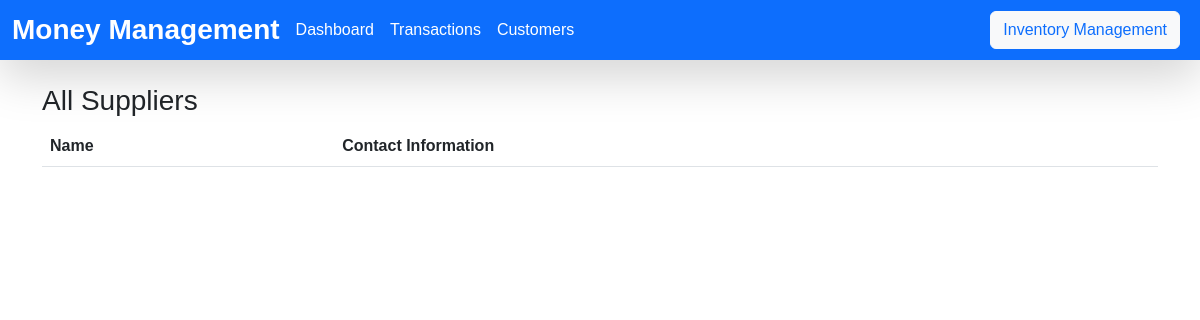
Before: /inventory/suppliers/ with the older database file.
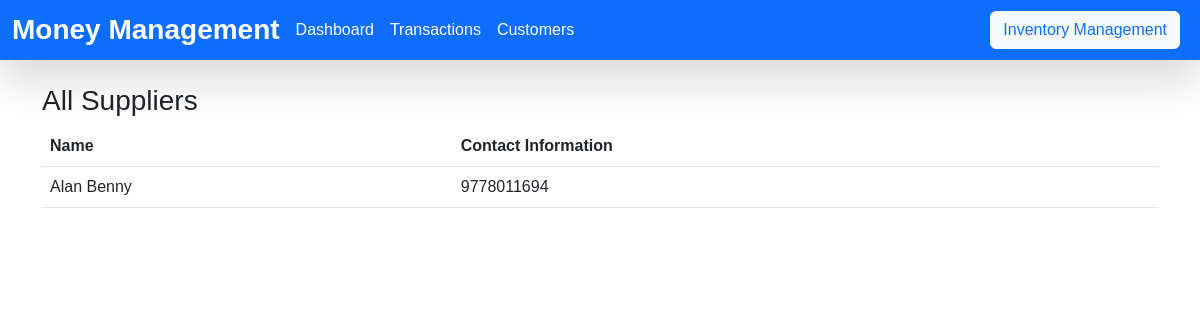
After: the same page with the newer database file.
### core/models.py (models this page shows, shortened)
class Supplier(models.Model):
    name = models.CharField(max_length=255)
    contact_info = models.TextField()

### core/views.py (the view)
# urls.py: path('inventory/suppliers/', views.supplier_list, name='supplier_list'),
def supplier_list(request):
    suppliers = Supplier.objects.all()
    return render(request, 'supplier_list.html', {'suppliers': suppliers})

### templates/supplier_list.html
{% extends 'base.html' %}
{% block content %}
<h3>All Suppliers</h3>
<table class="table table-hover">
    <thead>
        <tr>
            <th>Name</th>
            <th>Contact Information</th>
        </tr>
    </thead>
    <tbody>
        {% for supplier in suppliers %}
        <tr>
            <td>{{ supplier.name }}</td>
            <td>{{ supplier.contact_info }}</td>
        </tr>
        {% endfor %}
    </tbody>
</table>
{% endblock %}

### templates/base.html (shortened to what this page needs)
{% load static %}
<!DOCTYPE html>
<html lang="en">
<head>
    <link href="https://cdn.jsdelivr.net/npm/bootstrap@5.3.0/dist/css/bootstrap.min.css" rel="stylesheet">
    <link rel="stylesheet" href="{% static 'css/styles.css' %}">
</head>
<body>
        <nav class="navbar navbar-expand-lg bg-primary p-1 shadow-lg position-sticky">
        <a class="navbar-brand mx-2 fs-3 fw-bold text-white" href="{% url 'dashboard' %}">Money Management</a>
        <div class="collapse navbar-collapse" id="navbarNav">
            <ul class="navbar-nav me-auto">
                <li class="nav-item"><a class="nav-link text-white" href="{% url 'dashboard' %}">Dashboard</a></li>
                <li class="nav-item"><a class="nav-link text-white" href="{% url 'transaction_list' %}">Transactions</a></li>
                <li class="nav-item"><a class="nav-link text-white" href="{% url 'customer_list' %}">Customers</a></li>
            </ul>
            <ul class="navbar-nav ms-auto me-3">
                <li class="nav-item">
                    <a class="btn btn-light text-primary" href="{% url 'inventory_dashboard' %}">Inventory Management</a>
                </li>
            </ul>
        </div>
    </nav>
    <div class="container mt-4">
        {% block content %}{% endblock %}
    </div>
</body>
</html>

### static/css/styles.css (style rules this page uses)
body { font-family: 'Arial', sans-serif; }

Changed rows visible on the page:
added Supplier: name "Alan Benny", contact_info "9778011694"
